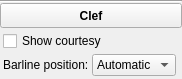
<?xml version="1.0" encoding="UTF-8"?>
<ui version="4.0">
 <class>InspectorClef</class>
 <widget class="QWidget" name="InspectorClef">
  <property name="geometry">
   <rect>
    <x>0</x>
    <y>0</y>
    <width>157</width>
    <height>79</height>
   </rect>
  </property>
  <property name="accessibleName">
   <string>Clef Inspector</string>
  </property>
  <layout class="QVBoxLayout" name="verticalLayout">
   <property name="spacing">
    <number>0</number>
   </property>
   <property name="leftMargin">
    <number>0</number>
   </property>
   <property name="topMargin">
    <number>0</number>
   </property>
   <property name="rightMargin">
    <number>0</number>
   </property>
   <property name="bottomMargin">
    <number>0</number>
   </property>
   <item>
    <widget class="QFrame" name="frame">
     <property name="frameShape">
      <enum>QFrame::HLine</enum>
     </property>
     <property name="frameShadow">
      <enum>QFrame::Sunken</enum>
     </property>
     <property name="lineWidth">
      <number>1</number>
     </property>
    </widget>
   </item>
   <item>
    <widget class="QToolButton" name="title">
     <property name="sizePolicy">
      <sizepolicy hsizetype="Preferred" vsizetype="Preferred">
       <horstretch>0</horstretch>
       <verstretch>0</verstretch>
      </sizepolicy>
     </property>
     <property name="font">
      <font>
       <weight>75</weight>
       <bold>true</bold>
      </font>
     </property>
     <property name="text">
      <string>Clef</string>
     </property>
    </widget>
   </item>
   <item>
    <widget class="QWidget" name="panel" native="true">
     <layout class="QGridLayout" name="gridLayout">
      <property name="leftMargin">
       <number>3</number>
      </property>
      <property name="topMargin">
       <number>3</number>
      </property>
      <property name="rightMargin">
       <number>3</number>
      </property>
      <property name="bottomMargin">
       <number>3</number>
      </property>
      <property name="spacing">
       <number>3</number>
      </property>
      <item row="0" column="0" colspan="2">
       <widget class="QCheckBox" name="showCourtesy">
        <property name="sizePolicy">
         <sizepolicy hsizetype="MinimumExpanding" vsizetype="Fixed">
          <horstretch>0</horstretch>
          <verstretch>0</verstretch>
         </sizepolicy>
        </property>
        <property name="focusPolicy">
         <enum>Qt::TabFocus</enum>
        </property>
        <property name="text">
         <string>Show courtesy</string>
        </property>
       </widget>
      </item>
      <item row="0" column="2">
       <widget class="Ms::ResetButton" name="resetShowCourtesy" native="true">
        <property name="sizePolicy">
         <sizepolicy hsizetype="Fixed" vsizetype="Preferred">
          <horstretch>0</horstretch>
          <verstretch>0</verstretch>
         </sizepolicy>
        </property>
        <property name="accessibleName">
         <string>Reset 'Show courtesy' value</string>
        </property>
       </widget>
      </item>
      <item row="1" column="0"><widget class="QLabel" name="positionLabel"><property name="text"><string>Barline position:</string></property></widget></item>
      <item row="1" column="1"><widget class="QComboBox" name="barlinePosition">
       <item><property name="text"><string>Automatic</string></property></item>
       <item><property name="text"><string>Before</string></property></item>
       <item><property name="text"><string>After</string></property></item>
      </widget></item>
      <item row="1" column="2"><widget class="Ms::ResetButton" name="resetBarlinePosition" native="true"><property name="accessibleName"><string>Reset barline position</string></property></widget></item>
     </layout>
    </widget>
   </item>
  </layout>
 </widget>
 <customwidgets>
  <customwidget>
   <class>Ms::ResetButton</class>
   <extends>QWidget</extends>
   <header>inspector/resetButton.h</header>
   <container>1</container>
  </customwidget>
 </customwidgets>
 <resources/>
 <connections/>
</ui>
